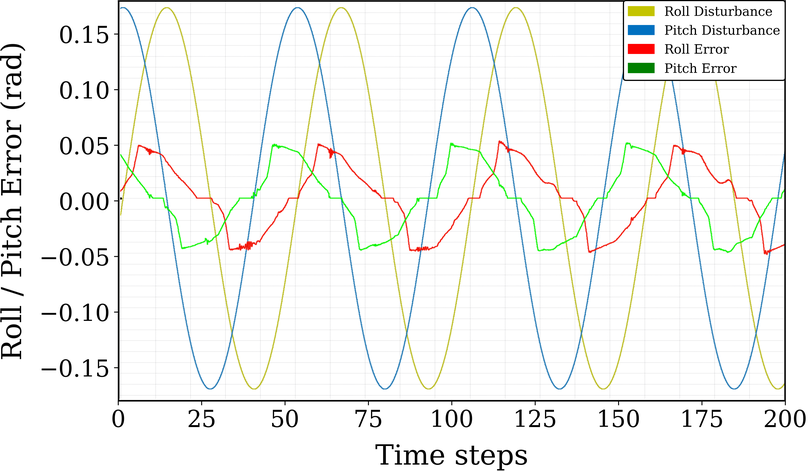
#> input picture Software/Middleware/robot_ros2/src/paper/figures/pid_error_home.png, 808 x 471 px, shrunk from 2907 x 1694 before the run
$ python fix_figures3.py
#> lines starting #> are read from the running program, lines starting #| are printed output that depends on the picture; after the words box and inside, x2 and y2 are one past the last pixel; in counts of white or black regions, pixels touching at a corner belong together
import cv2
import numpy as np
import matplotlib
matplotlib.use('Agg')
import matplotlib.pyplot as plt
import matplotlib.patches as mpatches
import shutil

# First, let's fix the Right images without destroying data.
# The PlotJuggler legend is small. Let's find exactly how to paint over it.
# Actually, if we just place the new legend OVER the old legend (upper right),
# we don't need to paint white! The new legend has an opaque box `framealpha=1.0`!
# The new legend will naturally cover the old legend!
# This is genius! We don't need any cv2 array overwriting!

def remake_image(in_filename, out_filename, x_range, y_range, legend_items):
#> called with in_filename = 'figures/pid_error_home.png', out_filename = 'figures/pid_error_home_fixed.png'
    print(f"Fixing {in_filename} -> {out_filename}...")
    img = cv2.imread(in_filename)
#> img is the input picture: shape (471, 808, 3); mean B, G, R 241.8, 243.8, 243
    if img is None: return
    gray = cv2.cvtColor(img, cv2.COLOR_BGR2GRAY)

    # 1. Find grid bounds
    edges = cv2.Canny(gray, 50, 150)
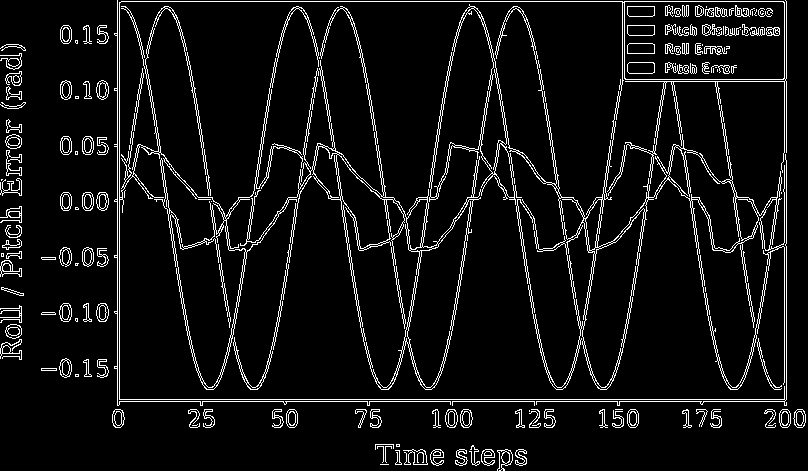
#> edges: shape (471, 808); 7% white in thin lines or dots
    r_sum = np.sum(edges, axis=1)
#> r_sum = 471 values, max 170340 at index 399, min 0 at index 406, mean 14435.9
    c_sum = np.sum(edges, axis=0)
#> c_sum = 808 values, max 104550 at index 117, min 0 at index 26, mean 8415
    y1 = np.argmax(r_sum > np.max(r_sum)*0.5)
#> y1 = 1
    y2 = len(r_sum) - 1 - np.argmax(r_sum[::-1] > np.max(r_sum)*0.5)
#> y2 = 401
    x1 = np.argmax(c_sum > np.max(c_sum)*0.5)
#> x1 = 117
    x2 = len(c_sum) - 1 - np.argmax(c_sum[::-1] > np.max(c_sum)*0.5)
#> x2 = 786

    # Crop ONLY the grid
    cropped = img[y1:y2, x1:x2]
    cropped_rgb = cv2.cvtColor(cropped, cv2.COLOR_BGR2RGB)

    # DO NOT paint 255. The new legend with alpha=1.0 will hide the old legend!
    # Wait, the old legend might be wider than the new one?
    # Let's paint a small box exactly at the top right, e.g. 500x200
    # cropped_rgb[0:200, -500:] = [255, 255, 255] # safe margin

    # 2. Plot with Matplotlib
    fig, ax = plt.subplots(figsize=(12, 6), dpi=300)
    # Give a lot of room on the right for the legend
    plt.subplots_adjust(left=0.10, right=0.75, top=0.95, bottom=0.15)

    ax.imshow(cropped_rgb, aspect='auto', extent=[x_range[0], x_range[1], y_range[0], y_range[1]])

    plt.xticks(fontsize=20)
    plt.yticks(fontsize=20)

    handles = []
    for label, color in legend_items:
        patch = mpatches.Patch(color=color, label=label)
        handles.append(patch)

    if handles:
        # Place legend OUTSIDE the axes so it NEVER covers the data!
        ax.legend(handles=handles, loc='center left', bbox_to_anchor=(1.02, 0.5),
                  fontsize=16, framealpha=1.0, edgecolor='black')

    plt.savefig(out_filename)
    plt.close()

# Note: The old pid_error files are already destroyed (overwritten).
# I cannot remake them from original file. So I will simply re-load the CURRENT pid_error_home.png,
# and put its legend outside! Wait, if I load the CURRENT pid_error_home.png, it already has the Matplotlib axes baked in!
# If I crop it again, I will just crop the inner plot area! This is perfectly safe!

remake_image('figures/pid_error_home.png', 'figures/pid_error_home_fixed.png', [0, 200], [-0.18, 0.18], [
    ('Roll Disturbance', '#c4c400'),
    ('Pitch Disturbance', '#0070c0'),
    ('Roll Error', 'red'),
    ('Pitch Error', 'green')
])

remake_image('figures/pid_error_gait.png', 'figures/pid_error_gait_fixed.png', [0, 200], [-0.18, 0.18], [
    ('Roll Disturbance', '#c4c400'),
    ('Pitch Disturbance', '#0070c0'),
    ('Roll Error', 'red'),
    ('Pitch Error', 'green')
])
#> call 2 of remake_image, with in_filename = 'figures/pid_error_gait.png', out_filename = 'figures/pid_error_gait_fixed.png'
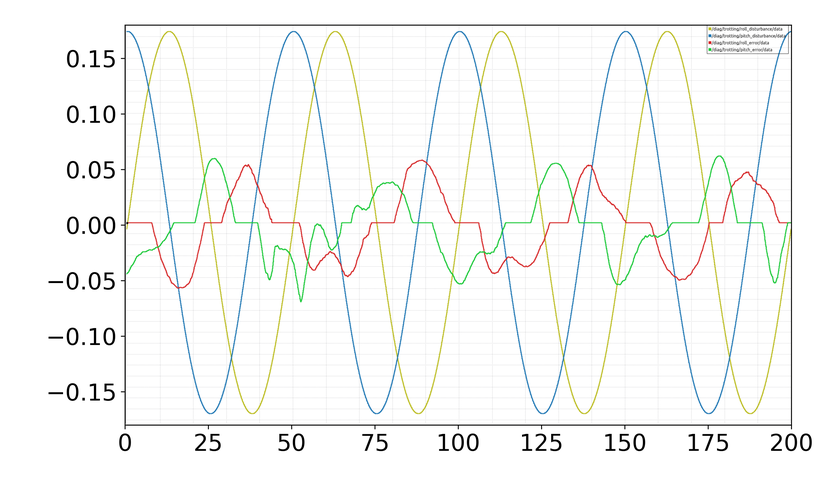
#> input picture Software/Middleware/robot_ros2/src/paper/figures/pid_error_gait.png, 833 x 500 px, shrunk from 3000 x 1800 before the run
#> in remake_image, img is the input picture: shape (500, 833, 3); mean B, G, R 246.1, 247.5, 246.6
#> in remake_image (call 2), `edges = cv2.Canny(gray, 50, 150)`: edges: shape (500, 833); 6.1% white in thin lines or dots, all inside (x1, y1, x2, y2) = (48, 24, 812, 452)
#> in remake_image (call 2), `r_sum = np.sum(edges, axis=1)`: r_sum = 500 values, max 170595 at index 24, min 0 at index 0, mean 12974.4
#> in remake_image (call 2), `c_sum = np.sum(edges, axis=0)`: c_sum = 833 values, max 104805 at index 792, min 0 at index 0, mean 7787.8
#> in remake_image (call 2), `y1 = np.argmax(r_sum > np.max(r_sum)*0.5)`: y1 = 24
#> in remake_image (call 2), `y2 = len(r_sum) - 1 - np.argmax(r_sum[::-1] > np.max(r_sum)*0.5)`: y2 = 426
#> in remake_image (call 2), `x1 = np.argmax(c_sum > np.max(c_sum)*0.5)`: x1 = 124
#> in remake_image (call 2), `x2 = len(c_sum) - 1 - np.argmax(c_sum[::-1] > np.max(c_sum)*0.5)`: x2 = 792


# Process the untouched RIGHT images!
remake_image('figures/offline_traj_pos_right.png', 'figures/offline_traj_pos_right_fixed.png', [0, 5], [-172, -128], [
    ('Right Behind Z', 'red'),
    ('Right Front Z', '#ff00ff') # magenta
])
#> call 3 of remake_image, with in_filename = 'figures/offline_traj_pos_right.png', out_filename = 'figures/offline_traj_pos_right_fixed.png'
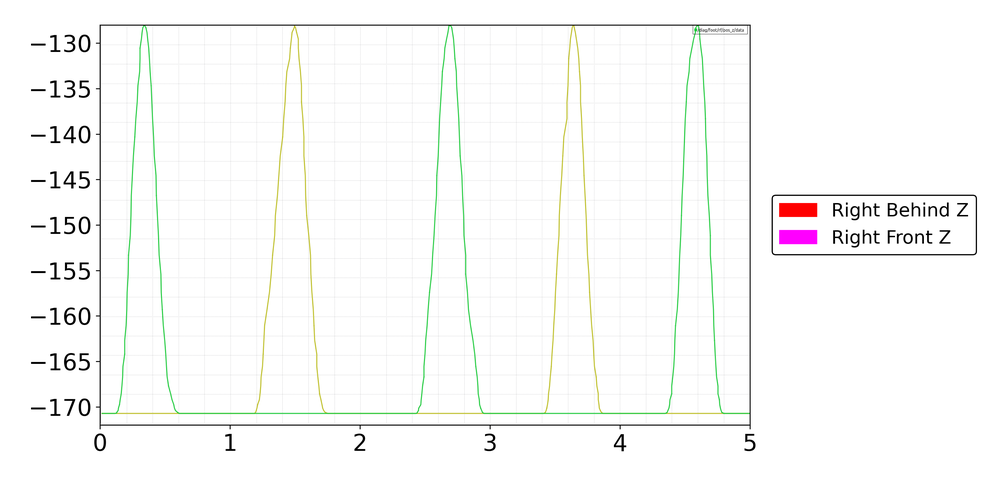
#> input picture Software/Middleware/robot_ros2/src/paper/figures/offline_traj_pos_right.png, 1000 x 500 px, shrunk from 3600 x 1800 before the run
#> in remake_image, img is the input picture: shape (500, 1000, 3); mean B, G, R 248.7, 249.9, 249.4
#> in remake_image (call 3), `edges = cv2.Canny(gray, 50, 150)`: edges: shape (500, 1000); 3.7% white in thin lines or dots, all inside (x1, y1, x2, y2) = (31, 24, 978, 452)
#> in remake_image (call 3), `r_sum = np.sum(edges, axis=1)`: r_sum = 500 values, max 166260 at index 24, min 0 at index 0, mean 9428.4
#> in remake_image (call 3), `c_sum = np.sum(edges, axis=0)`: c_sum = 1000 values, max 104295 at index 101, min 0 at index 0, mean 4714.2
#> in remake_image (call 3), `x1 = np.argmax(c_sum > np.max(c_sum)*0.5)`: x1 = 99
#> in remake_image (call 3), `x2 = len(c_sum) - 1 - np.argmax(c_sum[::-1] > np.max(c_sum)*0.5)`: x2 = 751

remake_image('figures/offline_traj_vel_acc_right.png', 'figures/offline_traj_vel_acc_right_fixed.png', [0, 5], [-2, 2], [
    ('RB Acc', 'green'),
    ('RB Vel', '#ff7f00'),  # orange
    ('RF Vel', '#9467bd'),  # purple
    ('RF Acc', '#17becf')   # cyan
])
#> call 4 of remake_image, with in_filename = 'figures/offline_traj_vel_acc_right.png'
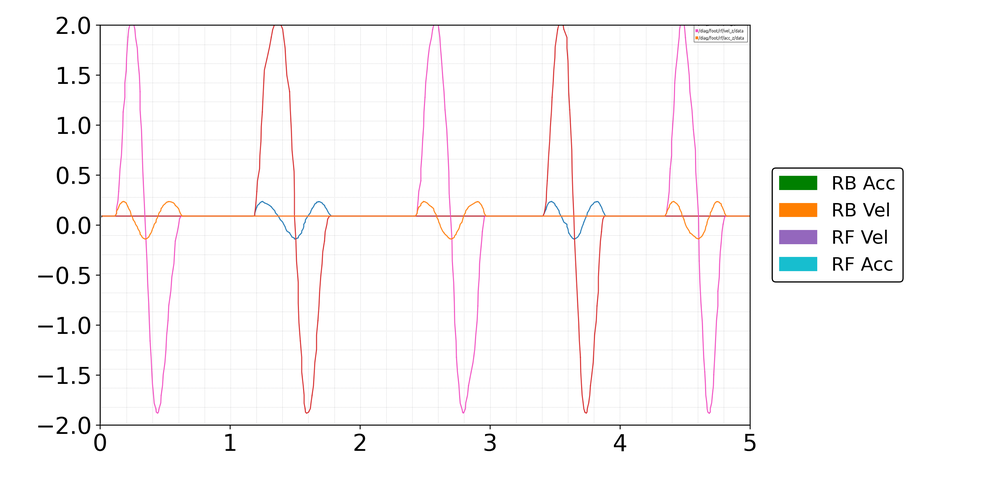
#> input picture Software/Middleware/robot_ros2/src/paper/figures/offline_traj_vel_acc_right.png, 1000 x 500 px, shrunk from 3600 x 1800 before the run
#> in remake_image, img is the input picture: shape (500, 1000, 3); mean B, G, R 249.1, 248.8, 250.3
#> in remake_image (call 4), `edges = cv2.Canny(gray, 50, 150)`: edges: shape (500, 1000); 3.8% white in thin lines or dots, all inside (x1, y1, x2, y2) = (38, 16, 905, 452)
#> in remake_image (call 4), `r_sum = np.sum(edges, axis=1)`: r_sum = 500 values, max 169065 at index 426, min 0 at index 0, mean 9634.9
#> in remake_image (call 4), `c_sum = np.sum(edges, axis=0)`: c_sum = 1000 values, max 104295 at index 101, min 0 at index 0, mean 4817.5

remake_image('figures/offline_traj_angle_right.png', 'figures/offline_traj_angle_right_fixed.png', [0, 5], [0, 4.2], [
    ('RB Joint 1', '#1f77b4'),
    ('RB Joint 2', '#17becf'),
    ('RB Joint 3', '#bcbd22'),
    ('RF Joint 1', '#1f77b4'), # some dark blue
    ('RF Joint 2', '#d62728'), # red
    ('RF Joint 3', '#2ca02c')  # green
])
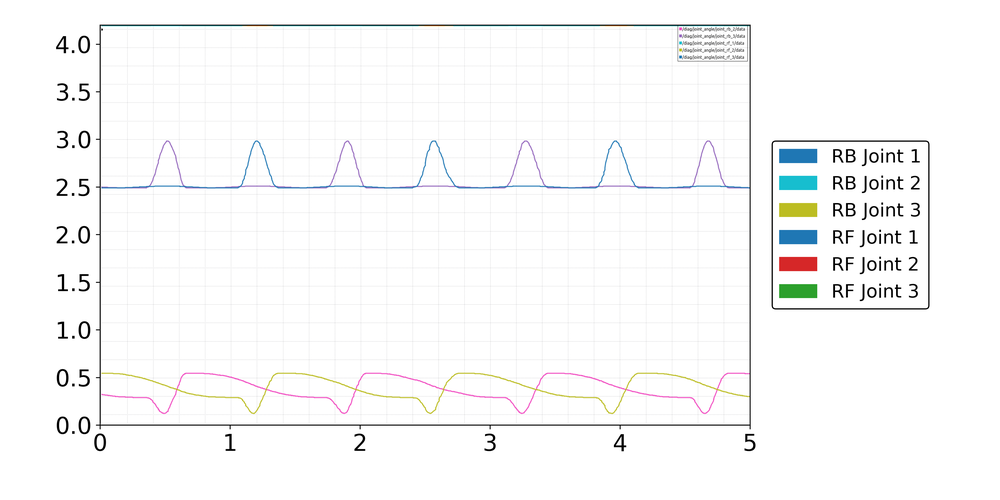
#> input picture Software/Middleware/robot_ros2/src/paper/figures/offline_traj_angle_right.png, 1000 x 500 px, shrunk from 3600 x 1800 before the run
#> in remake_image, img is the input picture: shape (500, 1000, 3); mean B, G, R 248.9, 248.9, 248.6
#> in remake_image (call 5), `edges = cv2.Canny(gray, 50, 150)`:
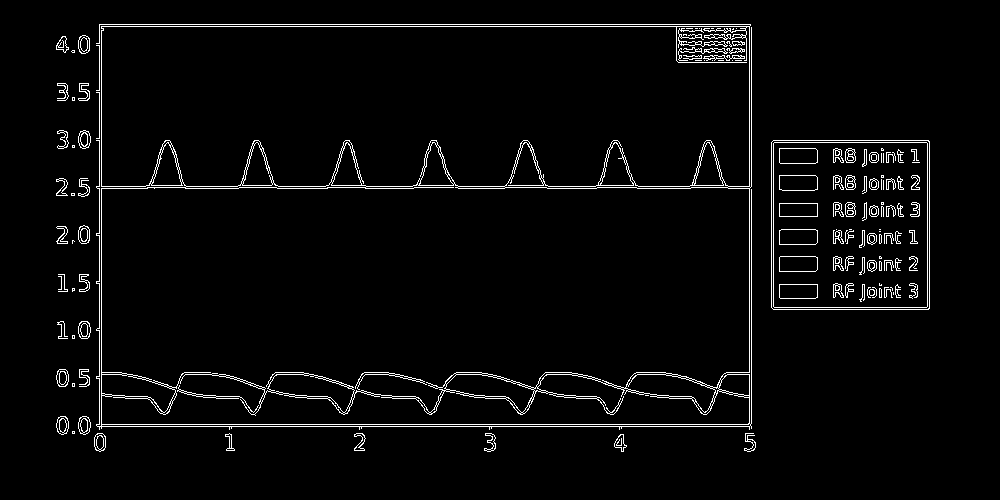
#> edges: shape (500, 1000); 3.4% white in thin lines or dots, all inside (x1, y1, x2, y2) = (56, 24, 930, 452)
#> in remake_image (call 5), `r_sum = np.sum(edges, axis=1)`: r_sum = 500 values, max 168810 at index 426, min 0 at index 0, mean 8593
#> in remake_image (call 5), `c_sum = np.sum(edges, axis=0)`: c_sum = 1000 values, max 103785 at index 101, min 0 at index 0, mean 4296.5
#> in remake_image (call 5), `cropped = img[y1:y2, x1:x2]`:
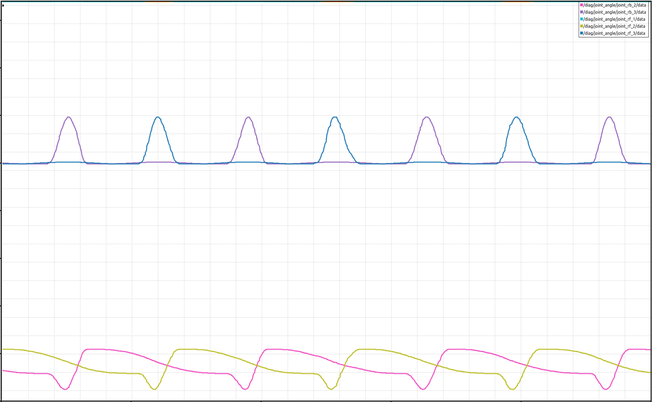
#> cropped: shape (402, 652, 3); mean B, G, R 249.8, 249.4, 249.6

# Replace old files
shutil.move('figures/pid_error_home_fixed.png', 'figures/pid_error_home.png')
shutil.move('figures/pid_error_gait_fixed.png', 'figures/pid_error_gait.png')
shutil.move('figures/offline_traj_pos_right_fixed.png', 'figures/offline_traj_pos_right.png')
shutil.move('figures/offline_traj_vel_acc_right_fixed.png', 'figures/offline_traj_vel_acc_right.png')
shutil.move('figures/offline_traj_angle_right_fixed.png', 'figures/offline_traj_angle_right.png')
